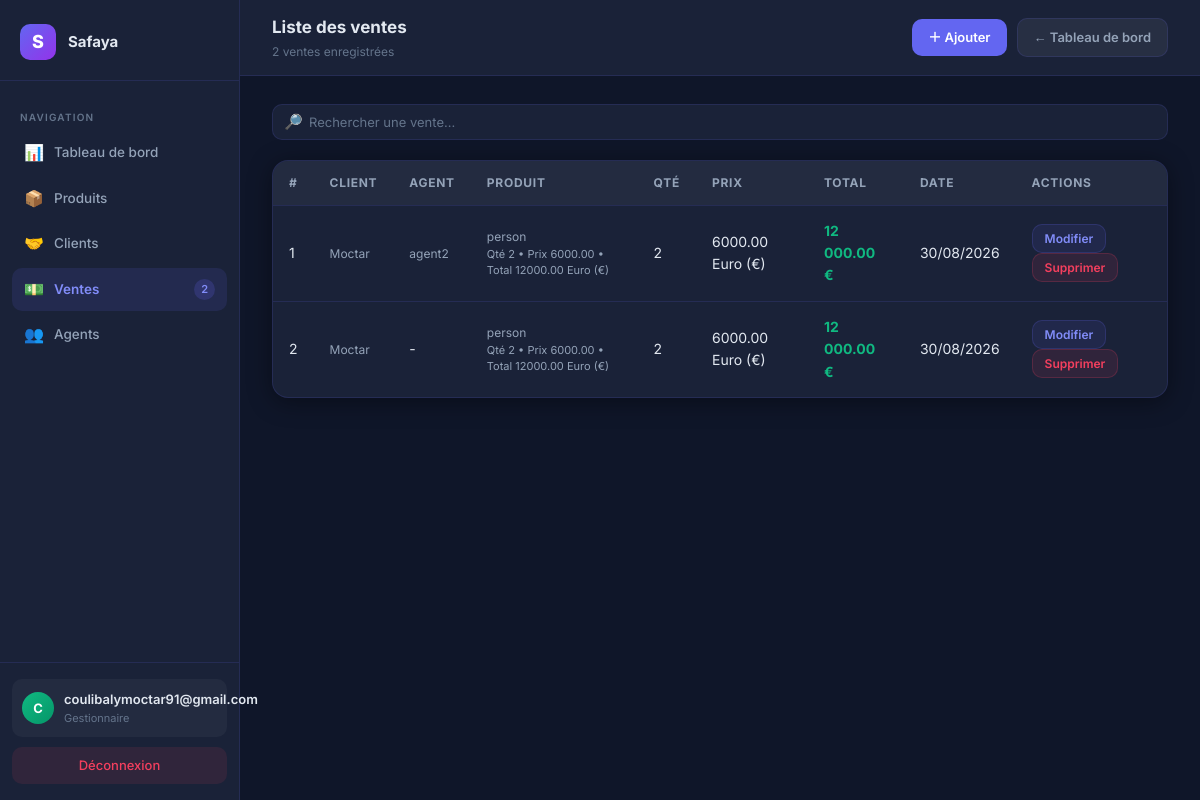
Page /list-sales/ (signed in) on the committed database.
### InvoiceApp/models.py (models this page shows, shortened)
class User(AbstractUser):
    logo = models.ImageField(upload_to="company_logos/", blank=True, null=True, verbose_name="Logo de l'entreprise")
    company_name = models.CharField(max_length=255, verbose_name="Nom de l'entreprise")
    company_email = models.EmailField(blank=True, null=True,verbose_name="Adresse email")
    phone = models.CharField(max_length=20, blank=True, verbose_name="Téléphone")
    address = models.TextField(blank=True, verbose_name="Adresse")
    add_date = models.DateTimeField(auto_now_add=True, verbose_name="Date d'inscription",blank=True, null=True,)
    default_currency = models.CharField(max_length=3, choices=CURRENCY_CHOICES, default='EUR', verbose_name="Devise de l'entreprise")
    agent_login_code = models.CharField(max_length=8, unique=True, blank=True, verbose_name="Code de connexion vendeurs")
    next_invoice_number = models.PositiveIntegerField(default=1, verbose_name="Prochain numéro de facture")
    class Meta:
        verbose_name = "Entreprise"
        verbose_name_plural = "Entreprises"

class Sale(models.Model):
    company = models.ForeignKey(User, on_delete=models.CASCADE, related_name='sales', verbose_name="Entreprise")
    client = models.ForeignKey(Client, on_delete=models.CASCADE, related_name='sales', verbose_name="Client")
    agent = models.ForeignKey(Agent, on_delete=models.SET_NULL, null=True, blank=True, related_name='sales', verbose_name="Agent")
    product = models.ForeignKey(Product, on_delete=models.CASCADE, related_name='sales', verbose_name="Produit", null=True, blank=True)
    quantity = models.PositiveIntegerField(default=0, verbose_name="Quantité")
    unit_price = models.DecimalField(max_digits=10, decimal_places=2, default=Decimal('0.00'), verbose_name="Prix unitaire")
    total_price = models.DecimalField(max_digits=10, decimal_places=2, default=Decimal('0.00'), verbose_name="Prix total")
    currency = models.CharField(max_length=3, choices=Product.CURRENCY_CHOICES, default='EUR', verbose_name="Devise")
    date = models.DateTimeField(auto_now_add=True, verbose_name="Date")
    @property
    def serialized_items(self):
        items = [
            {
                'product_id': item.product_id,
                'quantity': item.quantity,
                'unit_price': str(item.unit_price),
            }
            for item in self.sale_items.all()
        ]
        return json.dumps(items)
    @property
    def formatted_total_price(self):
        symbols = {'EUR': '€', 'USD': '$', 'XOF': 'FCFA'}
        symbol = symbols.get(self.currency, self.currency)
        amount = f"{self.total_price:,.0f}".replace(',', ' ') if self.currency == 'XOF' else f"{self.total_price:,.2f}".replace(',', ' ')
        return f"{symbol}{amount}" if self.currency == 'USD' else f"{amount} {symbol}"
    class Meta:
        verbose_name = "Vente"
        verbose_name_plural = "Ventes"
        ordering = ['-date']

class Client(models.Model):
    company = models.ForeignKey(User, on_delete=models.CASCADE, related_name='clients', verbose_name="Entreprise")
    name = models.CharField(max_length=255, verbose_name="Nom du client")
    shop_name = models.CharField(max_length=255, blank=True, verbose_name="Nom du magasin")
    email = models.EmailField(blank=True, verbose_name="Email")
    phone = models.CharField(max_length=20, blank=True, verbose_name="Téléphone")
    address = models.TextField(blank=True, verbose_name="Adresse")
    created_at = models.DateTimeField(auto_now_add=True, verbose_name="Date de création")
    class Meta:
        verbose_name = "Client"
        verbose_name_plural = "Clients"
        ordering = ['-created_at']

class Agent(models.Model):
    company = models.ForeignKey(User, on_delete=models.CASCADE, related_name='agents', verbose_name="Entreprise")
    name = models.CharField(max_length=255, verbose_name="Nom")
    email = models.EmailField(blank=True, verbose_name="Email")
    phone = models.CharField(max_length=20, blank=True, verbose_name="Téléphone")
    role = models.ForeignKey(AgentRole, on_delete=models.SET_NULL, null=True, blank=True, verbose_name="Rôle")
    engine = models.ForeignKey('Engine', on_delete=models.SET_NULL, null=True, blank=True, related_name='assigned_agents', verbose_name="Engin par défaut")
    pin_hash = models.CharField(max_length=128, blank=True, verbose_name="PIN (haché)")
    is_active = models.BooleanField(default=True, verbose_name="Accès actif")
    created_at = models.DateTimeField(auto_now_add=True, verbose_name="Date de création")
    class Meta:
        verbose_name = "Agent"
        verbose_name_plural = "Agents"
        ordering = ['-created_at']

class SaleItem(models.Model):
    sale = models.ForeignKey(Sale, on_delete=models.CASCADE, related_name='sale_items', verbose_name="Vente")
    product = models.ForeignKey(Product, on_delete=models.CASCADE, related_name='sale_items', verbose_name="Produit")
    quantity = models.PositiveIntegerField(default=1, verbose_name="Quantité")
    unit_price = models.DecimalField(max_digits=10, decimal_places=2, default=Decimal('0.00'), verbose_name="Prix unitaire")
    total_price = models.DecimalField(max_digits=10, decimal_places=2, default=Decimal('0.00'), verbose_name="Prix total")
    currency = models.CharField(max_length=3, choices=Product.CURRENCY_CHOICES, default='EUR', verbose_name="Devise")
    class Meta:
        verbose_name = "Ligne de vente"
        verbose_name_plural = "Lignes de vente"

class Product(models.Model):
    CURRENCY_CHOICES = CURRENCY_CHOICES
    company = models.ForeignKey(User, on_delete=models.CASCADE, related_name='products', verbose_name="Entreprise")
    image = models.ImageField(upload_to="product_images/", blank=True, null=True, verbose_name="Image du produit")
    name = models.CharField(max_length=255, verbose_name="Nom du produit")
    description = models.TextField(blank=True, verbose_name="Description")
    price = models.DecimalField(max_digits=10, decimal_places=2, verbose_name="Prix")
    currency = models.CharField(max_length=3, choices=CURRENCY_CHOICES, default='EUR', verbose_name="Devise")
    stock_quantity = models.PositiveIntegerField(default=0, verbose_name="Quantité en stock")
    created_at = models.DateTimeField(auto_now_add=True, verbose_name="Date de création")
    class Meta:
        verbose_name = "Produit"
        verbose_name_plural = "Produits"
        ordering = ['-created_at']

### InvoiceApp/views/sales.py (the view)
# urls.py: path('list-sales/', invoice_views.list_sales, name='list_sales'),
@require_http_methods(["GET"])
@login_required
def list_sales(request):
    user = request.user
    sales = user.sales.all()
    clients = user.clients.all()
    products = user.products.all()
    agents = user.agents.all()
    context = {
        'company_name': user.company_name,
        'company_logo_url': user.logo.url if user.logo else None,
        'sales': sales,
        'clients': clients,
        'products': products,
        'agents': agents,
    }
    return render(request, 'sale_list.html', context)

### InvoiceApp/context_processors.py (called while the page is built)
def subscription_context(request):
    user = getattr(request, 'user', None)
    if not user or not user.is_authenticated:
        return {}
    subscription = getattr(user, 'subscription', None)
    if subscription is None:
        return {}
    return {
        'subscription': subscription,
        'subscription_status': subscription.status,
        'subscription_blocked': subscription.is_blocked,
        'subscription_days_left': subscription.days_left,
        'subscription_expiry_date': subscription.access_expiry_date,
        'subscription_plan_price': subscription.price,
    }

### InvoiceApp/models.py (called while the page is built)
    @property
    def price(self):
        return SUBSCRIPTION_PLAN_PRICES.get(self.plan, Decimal('0'))

    @property
    def promo_active_until(self):
        latest = self.company.promo_redemptions.order_by('-expires_at').first()
        return latest.expires_at if latest else None

    @property
    def status(self):
        now = timezone.now()
        if self.active_until and self.active_until >= now:
            return 'active'
        promo_until = self.promo_active_until
        if promo_until and promo_until >= now:
            return 'promo'
        if self.trial_end_date and self.trial_end_date >= now:
            return 'trial'
        return 'expired'

    @property
    def is_blocked(self):
        return self.status == 'expired'

    @property
    def access_expiry_date(self):
        status = self.status
        if status == 'active':
            return self.active_until
        if status == 'promo':
            return self.promo_active_until
        if status == 'trial':
            return self.trial_end_date
        return None

    @property
    def days_left(self):
        if self.status not in ('trial', 'promo'):
            return 0
        expiry = self.access_expiry_date
        if not expiry:
            return 0
        remaining = expiry - timezone.now()
        return max(0, remaining.days + (1 if remaining.seconds > 0 else 0))

### InvoiceApp/templates/sale_list.html (shortened to what this page needs)
<!DOCTYPE html>
{% load static %}
<html lang="fr">
<head>
</head>
<body>
<div class="sidebar">
    <div class="sidebar-logo">
        <div class="logo-mark">S</div>
        <div class="logo-text">{{ company_name }}</div>
    </div>
    <nav class="sidebar-nav">
        <div class="nav-section-label">Navigation</div>
        <a href="{% url 'dashboard' %}" class="nav-item"><span class="nav-icon">📊</span> Tableau de bord</a>
        <a href="{% url 'list_products' %}" class="nav-item"><span class="nav-icon">📦</span> Produits</a>
        <a href="{% url 'list_clients' %}" class="nav-item"><span class="nav-icon">🤝</span> Clients</a>
        <a href="{% url 'list_sales' %}" class="nav-item active"><span class="nav-icon">💵</span> Ventes <span class="nav-badge">{{ sales|length }}</span></a>
        <a href="{% url 'list_agents' %}" class="nav-item"><span class="nav-icon">👥</span> Agents</a>
    </nav>
    <div class="sidebar-footer">
        <div class="user-block">
            <div class="user-avatar">{{ request.user.first_name|default:request.user.username|slice:':1'|upper }}</div>
            <div>
                <div class="user-name">{{ request.user.get_full_name|default:request.user.username }}</div>
                <div class="user-role">Gestionnaire</div>
            </div>
        </div>
        <a href="{% url 'logout' %}" class="logout-btn">Déconnexion</a>
    </div>
</div>
<div class="main">
    <div class="topbar">
        <div>
            <div class="topbar-title">Liste des ventes</div>
            <div class="topbar-sub">{{ sales|length }} vente{{ sales|length|pluralize }} enregistrée{{ sales|length|pluralize }}</div>
        </div>
        <div class="topbar-actions">
            <a href="#" onclick="openSaleModal(null); return false;" class="btn btn-primary">＋ Ajouter</a>
            <a href="{% url 'dashboard' %}" class="btn btn-ghost">← Tableau de bord</a>
        </div>
    </div>
    <div class="content">
        <div class="toolbar">
            <div class="search-wrap">
                <span class="search-icon">🔎</span>
                <input type="text" class="search-input" id="searchInput" placeholder="Rechercher une vente...">
            </div>
        </div>
        <div class="table-card">
            <table class="table">
                <thead>
                    <tr>
                        <th>#</th>
                        <th>Client</th>
                        <th>Agent</th>
                        <th>Produit</th>
                        <th>Qté</th>
                        <th>Prix</th>
                        <th>Total</th>
                        <th>Date</th>
                        <th>Actions</th>
                    </tr>
                </thead>
                <tbody>
                    {% for sale in sales %}
                    <tr class="sale-row">
                        <td>{{ forloop.counter }}</td>
                        <td>
                            {% if sale.client %}
                                <div class="sale-muted">{{ sale.client.name }}</div>
                            {% else %}
                                <span class="image-pill">-</span>
                            {% endif %}
                        </td>
                        <td>
                            {% if sale.agent %}
                                <div class="sale-muted">{{ sale.agent.name }}</div>
                            {% else %}
                                <span class="image-pill">-</span>
                            {% endif %}
                        </td>
                        <td>
                            {% if sale.sale_items.all %}
                                <div class="sale-item-stack">
                                    {% for item in sale.sale_items.all %}
                                    <div class="sale-item-line">
                                        <div class="sale-muted">{{ item.product.name }}</div>
                                        <div class="sale-item-meta">Qté {{ item.quantity }} • Prix {{ item.unit_price|floatformat:2 }} • Total {{ item.total_price|floatformat:2 }} {{ sale.get_currency_display }}</div>
                                    </div>
                                    {% endfor %}
                                </div>
                            {% else %}
                                <span class="image-pill">-</span>
                            {% endif %}
                        </td>
                        <td>{{ sale.quantity }}</td>
                        <td>{{ sale.unit_price|floatformat:2 }} {{ sale.get_currency_display }}</td>
                        <td><span class="sale-total">{{ sale.formatted_total_price }}</span></td>
                        <td>{{ sale.date|date:"d/m/Y" }}</td>
                        <td>
                            <button type="button"
                                    class="btn btn-edit-soft btn-sm"
                                    data-sale-id="{{ sale.id }}"
                                    data-client-id="{{ sale.client.id|default:'' }}"
                                    data-agent-id="{{ sale.agent.id|default:'' }}"
                                    data-items='{{ sale.serialized_items|escapejs }}'
                                    onclick="openSaleModalFromButton(this)">
                                Modifier
                            </button>
                            <button type="button" onclick="openDeleteModal({{ sale.id }})" class="btn btn-danger-soft btn-sm">Supprimer</button>
                        </td>
                    </tr>
                    {% empty %}
                    <tr>
                        <td colspan="9">
                            <div class="empty-state">Aucune vente enregistrée</div>
                        </td>
                    </tr>
                    {% endfor %}
                </tbody>
            </table>
        </div>
    </div>
</div>
</body>
</html>

### rows in the picture
User: company_name "Safaya", user.first_name "C", user.get_full_name "coulibalymoctar91@gmail.com"
Sale: client.name "Moctar", agent.name "agent2", currency "Euro (€)", quantity "2", unit_price "6000.00", formatted_total_price "12 000.00 €", date "30/08/2026"
SaleItem: product.name "person", quantity "2", unit_price "6000.00", total_price "12000.00"
Sale: client.name "Moctar", currency "Euro (€)", quantity "2", unit_price "6000.00", formatted_total_price "12 000.00 €", date "30/08/2026"
SaleItem: product.name "person", quantity "2", unit_price "6000.00", total_price "12000.00"

### other values in the picture
{{ sales|length }} "2"
